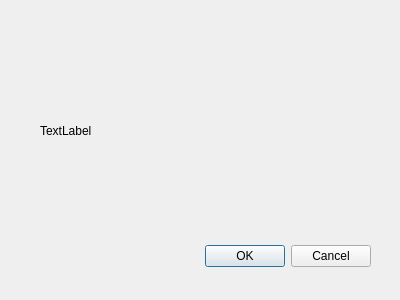
<?xml version="1.0" encoding="UTF-8"?>
<ui version="4.0">
 <class>mindistans</class>
 <widget class="QDialog" name="mindistans">
  <property name="geometry">
   <rect>
    <x>0</x>
    <y>0</y>
    <width>400</width>
    <height>300</height>
   </rect>
  </property>
  <property name="windowTitle">
   <string>Dialog</string>
  </property>
  <widget class="QDialogButtonBox" name="buttonBox">
   <property name="geometry">
    <rect>
     <x>30</x>
     <y>240</y>
     <width>341</width>
     <height>32</height>
    </rect>
   </property>
   <property name="orientation">
    <enum>Qt::Horizontal</enum>
   </property>
   <property name="standardButtons">
    <set>QDialogButtonBox::Cancel|QDialogButtonBox::Ok</set>
   </property>
  </widget>
  <widget class="QLabel" name="label">
   <property name="geometry">
    <rect>
     <x>40</x>
     <y>60</y>
     <width>311</width>
     <height>141</height>
    </rect>
   </property>
   <property name="text">
    <string>TextLabel</string>
   </property>
  </widget>
 </widget>
 <resources/>
 <connections>
  <connection>
   <sender>buttonBox</sender>
   <signal>accepted()</signal>
   <receiver>mindistans</receiver>
   <slot>accept()</slot>
   <hints>
    <hint type="sourcelabel">
     <x>248</x>
     <y>254</y>
    </hint>
    <hint type="destinationlabel">
     <x>157</x>
     <y>274</y>
    </hint>
   </hints>
  </connection>
  <connection>
   <sender>buttonBox</sender>
   <signal>rejected()</signal>
   <receiver>mindistans</receiver>
   <slot>reject()</slot>
   <hints>
    <hint type="sourcelabel">
     <x>316</x>
     <y>260</y>
    </hint>
    <hint type="destinationlabel">
     <x>286</x>
     <y>274</y>
    </hint>
   </hints>
  </connection>
 </connections>
</ui>
